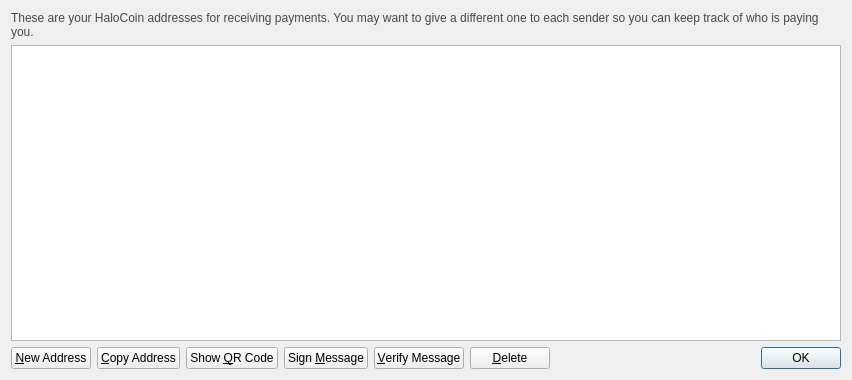
<?xml version="1.0" encoding="UTF-8"?>
<ui version="4.0">
 <class>AddressBookPage</class>
 <widget class="QWidget" name="AddressBookPage">
  <property name="geometry">
   <rect>
    <x>0</x>
    <y>0</y>
    <width>852</width>
    <height>380</height>
   </rect>
  </property>
  <property name="windowTitle">
   <string>Address Book</string>
  </property>
  <layout class="QVBoxLayout" name="verticalLayout">
   <item>
    <widget class="QLabel" name="labelExplanation">
     <property name="styleSheet">
      <string notr="true">#labelExplanation { color: #464747; }</string>
     </property>
     <property name="text">
      <string>These are your HaloCoin addresses for receiving payments. You may want to give a different one to each sender so you can keep track of who is paying you.</string>
     </property>
     <property name="textFormat">
      <enum>Qt::PlainText</enum>
     </property>
     <property name="wordWrap">
      <bool>true</bool>
     </property>
    </widget>
   </item>
   <item>
    <widget class="QTableView" name="tableView">
     <property name="contextMenuPolicy">
      <enum>Qt::CustomContextMenu</enum>
     </property>
     <property name="toolTip">
      <string>Double-click to edit address or label</string>
     </property>
     <property name="tabKeyNavigation">
      <bool>false</bool>
     </property>
     <property name="alternatingRowColors">
      <bool>true</bool>
     </property>
     <property name="selectionMode">
      <enum>QAbstractItemView::SingleSelection</enum>
     </property>
     <property name="selectionBehavior">
      <enum>QAbstractItemView::SelectRows</enum>
     </property>
     <property name="sortingEnabled">
      <bool>true</bool>
     </property>
     <attribute name="verticalHeaderVisible">
      <bool>false</bool>
     </attribute>
    </widget>
   </item>
   <item>
    <layout class="QHBoxLayout" name="horizontalLayout">
     <item>
      <widget class="QPushButton" name="newAddressButton">
       <property name="toolTip">
        <string>Create a new address</string>
       </property>
       <property name="text">
        <string>&amp;New Address</string>
       </property>
       <property name="icon">
        <iconset resource="../bitcoin.qrc">
         <normaloff>:/icons/add</normaloff>:/icons/add</iconset>
       </property>
      </widget>
     </item>
     <item>
      <widget class="QPushButton" name="copyToClipboard">
       <property name="toolTip">
        <string>Copy the currently selected address to the system clipboard</string>
       </property>
       <property name="text">
        <string>&amp;Copy Address</string>
       </property>
       <property name="icon">
        <iconset resource="../bitcoin.qrc">
         <normaloff>:/icons/editcopy</normaloff>:/icons/editcopy</iconset>
       </property>
      </widget>
     </item>
     <item>
      <widget class="QPushButton" name="showQRCode">
       <property name="text">
        <string>Show &amp;QR Code</string>
       </property>
       <property name="icon">
        <iconset resource="../bitcoin.qrc">
         <normaloff>:/icons/qrcode</normaloff>:/icons/qrcode</iconset>
       </property>
      </widget>
     </item>
     <item>
      <widget class="QPushButton" name="signMessage">
       <property name="toolTip">
        <string>Sign a message to prove you own a HaloCoin address</string>
       </property>
       <property name="text">
        <string>Sign &amp;Message</string>
       </property>
       <property name="icon">
        <iconset resource="../bitcoin.qrc">
         <normaloff>:/icons/edit</normaloff>:/icons/edit</iconset>
       </property>
      </widget>
     </item>
     <item>
      <widget class="QPushButton" name="verifyMessage">
       <property name="toolTip">
        <string>Verify a message to ensure it was signed with a specified HaloCoin address</string>
       </property>
       <property name="text">
        <string>&amp;Verify Message</string>
       </property>
       <property name="icon">
        <iconset resource="../bitcoin.qrc">
         <normaloff>:/icons/transaction_0</normaloff>:/icons/transaction_0</iconset>
       </property>
      </widget>
     </item>
     <item>
      <widget class="QPushButton" name="deleteButton">
       <property name="toolTip">
        <string>Delete the currently selected address from the list</string>
       </property>
       <property name="text">
        <string>&amp;Delete</string>
       </property>
       <property name="icon">
        <iconset resource="../bitcoin.qrc">
         <normaloff>:/icons/remove</normaloff>:/icons/remove</iconset>
       </property>
      </widget>
     </item>
     <item>
      <spacer name="horizontalSpacer">
       <property name="orientation">
        <enum>Qt::Horizontal</enum>
       </property>
       <property name="sizeHint" stdset="0">
        <size>
         <width>40</width>
         <height>20</height>
        </size>
       </property>
      </spacer>
     </item>
     <item>
      <widget class="QDialogButtonBox" name="buttonBox">
       <property name="sizePolicy">
        <sizepolicy hsizetype="Maximum" vsizetype="Fixed">
         <horstretch>0</horstretch>
         <verstretch>0</verstretch>
        </sizepolicy>
       </property>
       <property name="standardButtons">
        <set>QDialogButtonBox::Ok</set>
       </property>
      </widget>
     </item>
    </layout>
   </item>
  </layout>
 </widget>
 <resources>
  <include location="../bitcoin.qrc"/>
 </resources>
 <connections/>
</ui>
